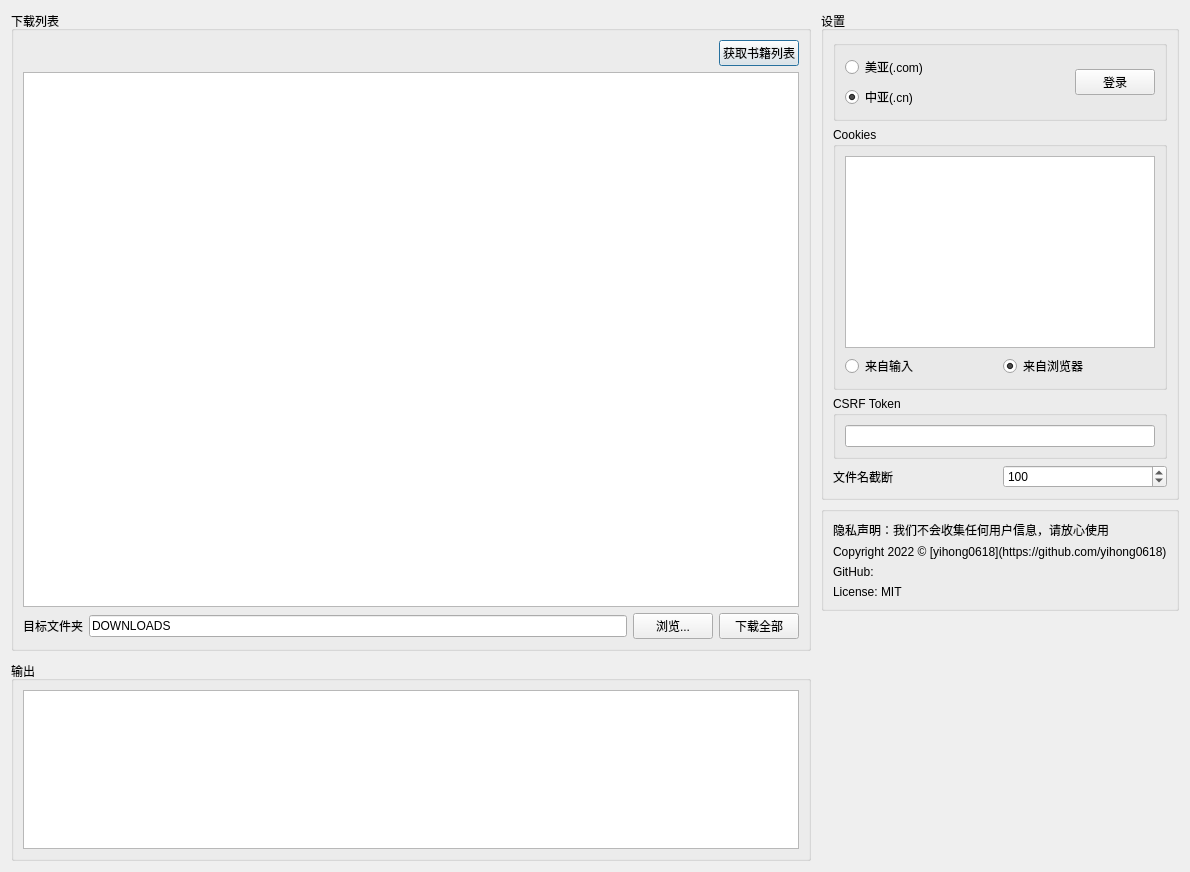
<?xml version="1.0" encoding="UTF-8"?>
<ui version="4.0">
 <class>MainDialog</class>
 <widget class="QDialog" name="MainDialog">
  <property name="geometry">
   <rect>
    <x>0</x>
    <y>0</y>
    <width>1190</width>
    <height>872</height>
   </rect>
  </property>
  <property name="windowTitle">
   <string>Kindle 下载助手</string>
  </property>
  <layout class="QHBoxLayout" name="horizontalLayout" stretch="1,0">
   <property name="spacing">
    <number>10</number>
   </property>
   <item>
    <layout class="QVBoxLayout" name="leftLayout">
     <item>
      <widget class="QGroupBox" name="listBox">
       <property name="title">
        <string>下载列表</string>
       </property>
       <layout class="QVBoxLayout" name="verticalLayout_5">
        <item alignment="Qt::AlignRight">
         <widget class="QPushButton" name="fetchButton">
          <property name="text">
           <string>获取书籍列表</string>
          </property>
         </widget>
        </item>
        <item>
         <widget class="QTableView" name="bookView"/>
        </item>
        <item>
         <layout class="QHBoxLayout" name="horizontalLayout_4">
          <item>
           <widget class="QLabel" name="label_2">
            <property name="text">
             <string>目标文件夹</string>
            </property>
           </widget>
          </item>
          <item>
           <widget class="QLineEdit" name="outDirEdit">
            <property name="text">
             <string>DOWNLOADS</string>
            </property>
           </widget>
          </item>
          <item>
           <widget class="QPushButton" name="browseButton">
            <property name="text">
             <string>浏览...</string>
            </property>
           </widget>
          </item>
          <item>
           <widget class="QPushButton" name="downloadButton">
            <property name="text">
             <string>下载全部</string>
            </property>
           </widget>
          </item>
         </layout>
        </item>
       </layout>
      </widget>
     </item>
     <item>
      <widget class="QGroupBox" name="groupBox_2">
       <property name="maximumSize">
        <size>
         <width>16777215</width>
         <height>200</height>
        </size>
       </property>
       <property name="title">
        <string>输出</string>
       </property>
       <layout class="QVBoxLayout" name="verticalLayout_7">
        <item>
         <widget class="QTextBrowser" name="logBrowser">
          <property name="html">
           <string>&lt;!DOCTYPE HTML PUBLIC &quot;-//W3C//DTD HTML 4.0//EN&quot; &quot;http://www.w3.org/TR/REC-html40/strict.dtd&quot;&gt;
&lt;html&gt;&lt;head&gt;&lt;meta name=&quot;qrichtext&quot; content=&quot;1&quot; /&gt;&lt;meta charset=&quot;utf-8&quot; /&gt;&lt;style type=&quot;text/css&quot;&gt;
p, li { white-space: pre-wrap; }
hr { height: 1px; border-width: 0; }
&lt;/style&gt;&lt;/head&gt;&lt;body style=&quot; font-family:'Microsoft YaHei UI'; font-size:9pt; font-weight:400; font-style:normal;&quot;&gt;
&lt;p style=&quot;-qt-paragraph-type:empty; margin-top:0px; margin-bottom:0px; margin-left:0px; margin-right:0px; -qt-block-indent:0; text-indent:0px;&quot;&gt;&lt;br /&gt;&lt;/p&gt;&lt;/body&gt;&lt;/html&gt;</string>
          </property>
         </widget>
        </item>
       </layout>
      </widget>
     </item>
    </layout>
   </item>
   <item>
    <layout class="QVBoxLayout" name="rightLayout" stretch="0,0">
     <property name="spacing">
      <number>6</number>
     </property>
     <item alignment="Qt::AlignTop">
      <widget class="QGroupBox" name="settingsBox">
       <property name="maximumSize">
        <size>
         <width>400</width>
         <height>16777215</height>
        </size>
       </property>
       <property name="title">
        <string>设置</string>
       </property>
       <layout class="QVBoxLayout" name="verticalLayout">
        <item>
         <widget class="QGroupBox" name="loginGroupBox">
          <property name="title">
           <string/>
          </property>
          <layout class="QHBoxLayout" name="horizontalLayout_2">
           <item>
            <layout class="QVBoxLayout" name="verticalLayout_2">
             <item>
              <widget class="QRadioButton" name="radioCOM">
               <property name="text">
                <string>美亚(.com)</string>
               </property>
              </widget>
             </item>
             <item>
              <widget class="QRadioButton" name="radioCN">
               <property name="text">
                <string>中亚(.cn)</string>
               </property>
               <property name="checked">
                <bool>true</bool>
               </property>
              </widget>
             </item>
            </layout>
           </item>
           <item>
            <widget class="QPushButton" name="loginButton">
             <property name="maximumSize">
              <size>
               <width>80</width>
               <height>16777215</height>
              </size>
             </property>
             <property name="text">
              <string>登录</string>
             </property>
            </widget>
           </item>
          </layout>
         </widget>
        </item>
        <item>
         <widget class="QGroupBox" name="cookiesGroupBox">
          <property name="title">
           <string>Cookies</string>
          </property>
          <layout class="QVBoxLayout" name="verticalLayout_3">
           <item>
            <widget class="QPlainTextEdit" name="cookieTextEdit"/>
           </item>
           <item>
            <layout class="QHBoxLayout" name="horizontalLayout_3">
             <item>
              <widget class="QRadioButton" name="radioFromInput">
               <property name="text">
                <string>来自输入</string>
               </property>
              </widget>
             </item>
             <item>
              <widget class="QRadioButton" name="radioFromBrowser">
               <property name="text">
                <string>来自浏览器</string>
               </property>
               <property name="checked">
                <bool>true</bool>
               </property>
              </widget>
             </item>
            </layout>
           </item>
          </layout>
         </widget>
        </item>
        <item>
         <widget class="QGroupBox" name="groupBox">
          <property name="title">
           <string>CSRF Token</string>
          </property>
          <layout class="QVBoxLayout" name="verticalLayout_4">
           <item>
            <widget class="QLineEdit" name="csrfEdit"/>
           </item>
          </layout>
         </widget>
        </item>
        <item>
         <layout class="QHBoxLayout" name="horizontalLayout_5">
          <item>
           <widget class="QLabel" name="label">
            <property name="text">
             <string>文件名截断</string>
            </property>
           </widget>
          </item>
          <item>
           <widget class="QSpinBox" name="cutLengthSpin">
            <property name="maximum">
             <number>999</number>
            </property>
            <property name="value">
             <number>100</number>
            </property>
           </widget>
          </item>
         </layout>
        </item>
       </layout>
      </widget>
     </item>
     <item alignment="Qt::AlignTop">
      <widget class="QGroupBox" name="copyrightBox">
       <property name="title">
        <string/>
       </property>
       <layout class="QVBoxLayout" name="verticalLayout_6">
        <item>
         <widget class="QLabel" name="label_6">
          <property name="text">
           <string>隐私声明：我们不会收集任何用户信息，请放心使用</string>
          </property>
         </widget>
        </item>
        <item>
         <widget class="QLabel" name="label_3">
          <property name="text">
           <string>Copyright 2022 © [yihong0618](https://github.com/yihong0618)</string>
          </property>
          <property name="textFormat">
           <enum>Qt::MarkdownText</enum>
          </property>
         </widget>
        </item>
        <item>
         <widget class="QLabel" name="label_4">
          <property name="text">
           <string>GitHub: &lt;https://github.com/yihong0618/Kindle_download_helper&gt;</string>
          </property>
          <property name="textFormat">
           <enum>Qt::MarkdownText</enum>
          </property>
         </widget>
        </item>
        <item>
         <widget class="QLabel" name="label_5">
          <property name="text">
           <string>License: MIT</string>
          </property>
         </widget>
        </item>
       </layout>
      </widget>
     </item>
    </layout>
   </item>
  </layout>
 </widget>
 <resources/>
 <connections/>
</ui>
